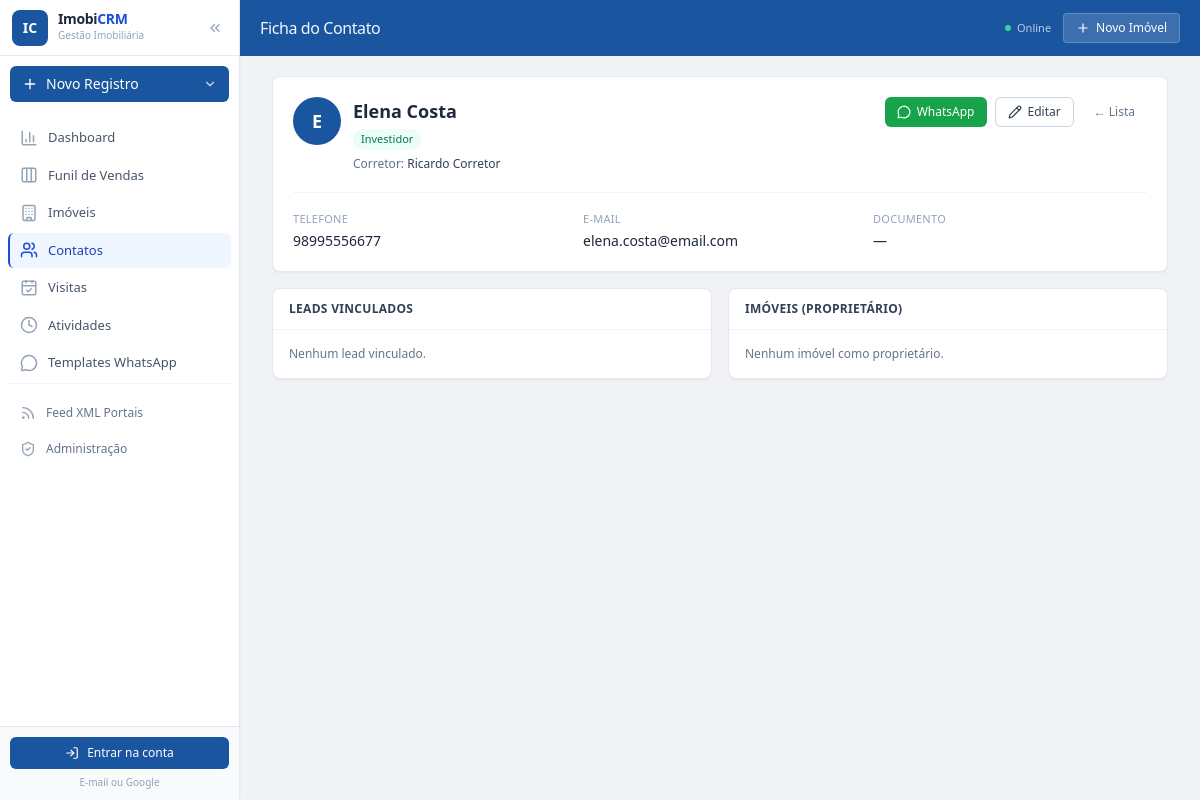
Page /contatos/5/ on the committed database.
### core/models/clients.py (models this page shows, shortened)
class Person(models.Model):
    CLIENT_TYPES = [
        ('buyer', 'Comprador'),
        ('renter', 'Inquilino'),
        ('owner', 'Proprietário'),
        ('investor', 'Investidor'),
        ('partner', 'Parceiro / Outro'),
    ]
    name = models.CharField(max_length=255, verbose_name='Nome Completo')
    email = models.EmailField(blank=True, null=True, verbose_name='E-mail')
    phone = models.CharField(max_length=50, verbose_name='Telefone / WhatsApp')
    secondary_phone = models.CharField(max_length=50, blank=True, null=True, verbose_name='Telefone Secundário')
    document = models.CharField(max_length=30, blank=True, null=True, verbose_name='CPF / CNPJ')
    client_type = models.CharField(max_length=20, choices=CLIENT_TYPES, default='buyer', verbose_name='Tipo de Contato')
    assigned_agent = models.ForeignKey(
        User, on_delete=models.SET_NULL, null=True, blank=True,
        related_name='assigned_clients', verbose_name='Corretor Responsável'
    )
    notes = models.TextField(blank=True, null=True, verbose_name='Observações Gerais')
    created_at = models.DateTimeField(auto_now_add=True, verbose_name='Criado em')
    updated_at = models.DateTimeField(auto_now=True, verbose_name='Atualizado em')
    class Meta:
        verbose_name = 'Contato / Cliente'
        verbose_name_plural = 'Contatos e Clientes'
        ordering = ['-created_at']

### core/views.py (the view)
# urls.py: path('contatos/<int:pk>/', contact_detail_view, name='contact_detail'),
def contact_detail_view(request, pk):
    person = get_object_or_404(
        Person.objects.select_related('assigned_agent').prefetch_related('leads', 'owned_properties'),
        pk=pk
    )
    prefs = getattr(person, 'preferences', None)
    return render(request, 'contacts/detail.html', {
        'contact': person,
        'prefs': prefs,
        'leads': person.leads.select_related('stage', 'pipeline').all()[:20],
        'owned': person.owned_properties.all()[:20],
    })

### core/templates/contacts/detail.html (shortened to what this page needs)
{% extends 'base.html' %}
{% block header_title %}Ficha do Contato{% endblock %}
{% block content %}
<div class="max-w-4xl mx-auto space-y-4">
  <div class="bg-white border border-slate-200 rounded-lg shadow-sm p-5">
    <div class="flex flex-col sm:flex-row sm:items-start sm:justify-between gap-4">
      <div class="flex items-start gap-3">
        <div class="w-12 h-12 rounded-full bg-primary-900 text-white flex items-center justify-center font-semibold text-lg flex-shrink-0">
          {{ contact.name|slice:":1"|upper }}
        </div>
        <div>
          <h2 class="text-lg font-semibold text-slate-800">{{ contact.name }}</h2>
          <span class="inline-flex text-[11px] font-medium px-2 py-0.5 rounded-full mt-1
            {% if contact.client_type == 'buyer' %}bg-blue-50 text-blue-700
            {% elif contact.client_type == 'owner' %}bg-amber-50 text-amber-700
            {% elif contact.client_type == 'renter' %}bg-violet-50 text-violet-700
            {% elif contact.client_type == 'investor' %}bg-emerald-50 text-emerald-700
            {% else %}bg-slate-100 text-slate-600{% endif %}">
            {{ contact.get_client_type_display }}
          </span>
          {% if contact.assigned_agent %}
          <p class="text-xs text-slate-500 mt-1.5">
            Corretor: <span class="font-medium text-slate-700">{{ contact.assigned_agent.get_full_name|default:contact.assigned_agent.username }}</span>
          </p>
          {% endif %}
        </div>
      </div>
      <div class="flex flex-wrap gap-2">
        <a href="https://wa.me/55{{ contact.phone|cut:' '|cut:'-'|cut:'('|cut:')' }}" target="_blank"
           class="inline-flex items-center gap-1.5 px-3 py-1.5 text-xs font-medium rounded-md bg-green-600 hover:bg-green-700 text-white">
          <i data-lucide="message-circle" class="w-3.5 h-3.5"></i> WhatsApp
        </a>
        <a href="{% url 'contact_edit' contact.pk %}"
           class="inline-flex items-center gap-1.5 px-3 py-1.5 text-xs font-medium rounded-md border border-slate-300 text-slate-700 hover:bg-slate-50">
          <i data-lucide="pencil" class="w-3.5 h-3.5"></i> Editar
        </a>
        <a href="{% url 'contact_list' %}" class="inline-flex items-center px-3 py-1.5 text-xs text-slate-500 hover:text-slate-800">
          ← Lista
        </a>
      </div>
    </div>
    <div class="grid grid-cols-1 sm:grid-cols-3 gap-4 mt-5 pt-4 border-t border-slate-100 text-sm">
      <div>
        <p class="text-[11px] uppercase tracking-wide text-slate-400 font-medium">Telefone</p>
        <p class="text-slate-800 mt-0.5">{{ contact.phone }}</p>
      </div>
      <div>
        <p class="text-[11px] uppercase tracking-wide text-slate-400 font-medium">E-mail</p>
        <p class="text-slate-800 mt-0.5">{{ contact.email|default:"—" }}</p>
      </div>
      <div>
        <p class="text-[11px] uppercase tracking-wide text-slate-400 font-medium">Documento</p>
        <p class="text-slate-800 mt-0.5">{{ contact.document|default:"—" }}</p>
      </div>
    </div>
  </div>
  <div class="grid grid-cols-1 md:grid-cols-2 gap-4">
    <div class="bg-white border border-slate-200 rounded-lg shadow-sm">
      <div class="px-4 py-3 border-b border-slate-100">
        <h3 class="text-xs font-semibold text-slate-700 uppercase tracking-wide">Leads vinculados</h3>
      </div>
      <div class="p-4">
        {% if leads %}
        <ul class="space-y-2">
          {% for lead in leads %}
          <li class="text-sm flex items-center justify-between gap-2">
            <span class="text-slate-700 truncate">#{{ lead.id }} — {{ lead.stage.name|default:"Sem estágio" }}</span>
            <span class="text-[11px] text-slate-400">{{ lead.created_at|date:"d/m/Y" }}</span>
          </li>
          {% endfor %}
        </ul>
        {% else %}
        <p class="text-xs text-slate-500">Nenhum lead vinculado.</p>
        {% endif %}
      </div>
    </div>
    <div class="bg-white border border-slate-200 rounded-lg shadow-sm">
      <div class="px-4 py-3 border-b border-slate-100">
        <h3 class="text-xs font-semibold text-slate-700 uppercase tracking-wide">Imóveis (proprietário)</h3>
      </div>
      <div class="p-4">
        {% if owned %}
        <ul class="space-y-2">
          {% for prop in owned %}
          <li class="text-sm">
            <a href="{% url 'property_detail' prop.pk %}" class="text-primary-800 hover:underline font-medium">{{ prop.code }}</a>
            <span class="text-slate-500"> — {{ prop.title|truncatechars:40 }}</span>
          </li>
          {% endfor %}
        </ul>
        {% else %}
        <p class="text-xs text-slate-500">Nenhum imóvel como proprietário.</p>
        {% endif %}
      </div>
    </div>
  </div>
</div>
{% endblock %}

### rows in the picture
Person: name "E", name "Elena Costa", client_type "Investidor", assigned_agent.get_full_name "Ricardo Corretor", phone "98995556677", email "elena.costa@email.com", document "—"
